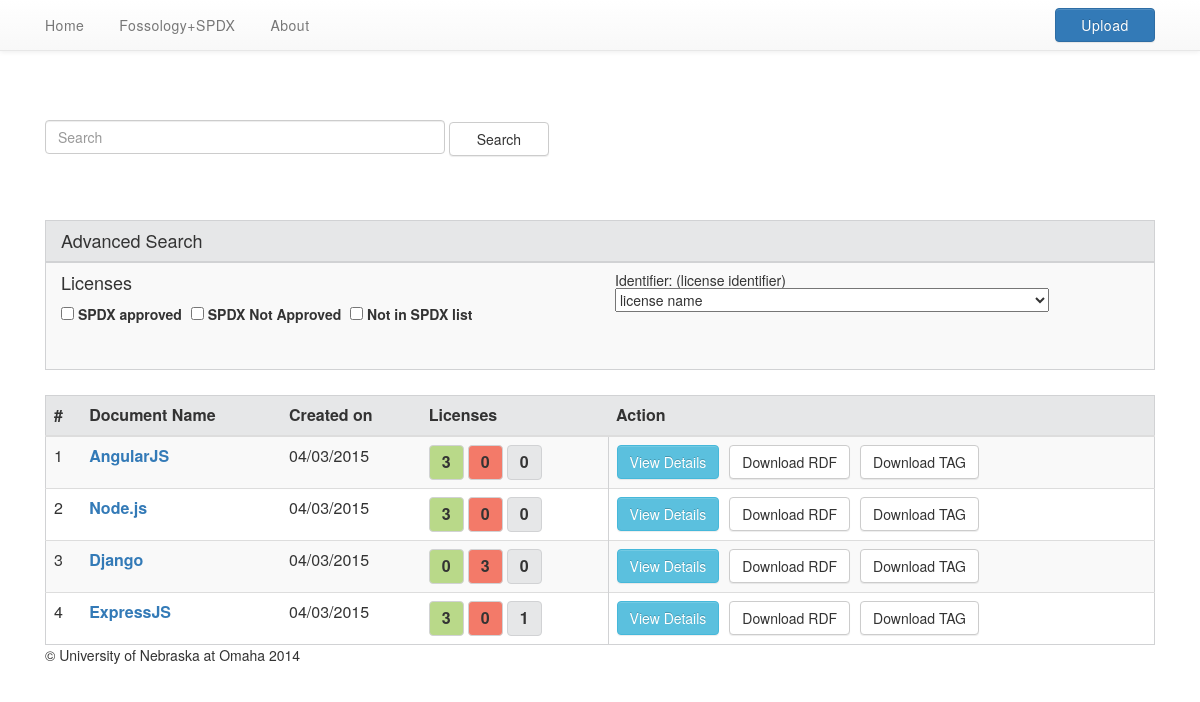
The page / on the database its author committed.
### tables this page shows
CREATE TABLE IF NOT EXISTS `spdx_file` (
  `spdx_pk` int(11) AUTO_INCREMENT,
  `spdx_id` text NOT NULL,
  `version` text NOT NULL,
  `data_license` text NOT NULL,
  `document_name` text NOT NULL,
  `document_namespace` text NOT NULL,
  `external_dic_ref` text NOT NULL,
  `license_list_version` text NOT NULL,
  `document_comment` text,
  `creator` text NOT NULL,
  `creator_optional1` text,
  `creator_optional2` text,
  `created_date` timestamp NOT NULL DEFAULT CURRENT_TIMESTAMP ON UPDATE CURRENT_TIMESTAMP,
  `creator_comment` text,
  PRIMARY KEY (`spdx_pk`)
);

### src/function/Data_Source.php (called while the page is built, shortened)
<?php
    $host        = "localhost";
    $username    = "root";
    $password    = "";
    $db_name     = "SPDX";
?>

### src/index.php (the view, shortened to what this page needs)
<SPDX-License-Identifier: Apache-2.0>
<?php
  include("function/_header.php");
  include("function/spdx_doc.php");
  include("function/license.php");
  $name = "";
?>
<div class="container search">
  <div class="col-xs-12 search-inner">
    <form class="" action="index.php" method="post" >
      <input type="search" class="form-control" placeholder="Search" value="<?php echo $name; ?>" name="doc_name"/>
      <button type="submit" class="btn btn-default">Search</button>
  	</form>
  </div>
</div>
<div class="container adv-search">
  <div  class="col-xs-12 bkg">
    <div class="col-xs-12 adv-search-header">
      <h4>Advanced Search</h4>
    </div>
    <div class="col-xs-12 adv-search-inner">
      <div class="col-xs-12 col-md-6  ">
        <h4>Licenses</h4>
        <form>
          <ul class="license-filter">
            <li>
              <input type="checkbox" name="spdx_approved" value="Yes" />
              <label title="SPDX approved" for="">SPDX approved</label>
            </li>
            <li>
              <input type="checkbox" name="spdx_not_approved" value="Yes" />
              <label title="SPDX Not Approved" for="">SPDX Not Approved</label>
            </li>
            <li>
              <input type="checkbox" name="not_in_list" value="Yes" />
              <label title="Not in SPDX list" for="">Not in SPDX list</label>
            </li>
          </ul>
        </form>
      </div>
      <div class="col-xs-12 col-md-6">
        <h5>Identifier: </strong></h><span id="identifier">Identifier</span>
        <select class="LicenseListDropDown" name="charset">
          <option value="(license identifier)" selected="selected">license name</option>
        </select>
      </div>
    </div>
  </div>
</div>
<div class="container">
 	<div class="col-xs-12">
    <table id="tablesorter" class="table table-striped  display">
        <thead>
          <tr>
            <th>#</th>
            <th>Document Name</th>
            <th>Created on</th>
            <th>Licenses</th>
            <th>Action</th>
          </tr>
        </thead>
        <tbody>
          <?php
            $result = getSPDX_DocList($name);
            $count = 0;
            while($row = mysql_fetch_assoc($result)) {
                $approval_result = getLicenseApproval_Count($row['spdx_pk']);
                $disapproval_result = getLicenseDisapproval_Count($row['spdx_pk']);
                $unknown_result = getLicenseUnknown_Count($row['spdx_pk']);
                $approval = 0;
                $disapproval = 0;
                $unknown = 0;
                while($row_2 = mysql_fetch_assoc($approval_result)) {
                	$approval += $row_2['approvalCount'];
                }
                while($row_3 = mysql_fetch_assoc($disapproval_result)) {
                	$disapproval += $row_3['disapprovalCount'];
                }
                while($row_4 = mysql_fetch_assoc($unknown_result)) {
                	$unknown += $row_4['unknownCount'];
                }
                echo '<tr>';
                echo     '<td>';
                echo         ++$count;
                echo     '</td>';
                echo     '<td>';
                echo         '<a  class="document-name" href="spdx_doc.php?doc_id=' . $row['spdx_pk'] . '">' . $row['document_name'] . '</a>';
                echo     '</td>';
                echo     '<td>';
                echo         date('m/d/Y', strtotime($row['created_date']));
                echo     '</td>';
				echo '<td id="breakdown">';
                echo 	'<div>';
                echo 		'<span title="Contained licenses with SPDX approval." class="b-one">' . $approval . '</span>';
                echo 		'<span title="Contained licenses without SPDX approval." class="b-two">' . $disapproval . '</span>';
                echo 		'<span title="Contained licenses without SPDX acknowledgement." class="b-three">' . $unknown . '</span>';
                echo 	'</div>';
                echo '</td>';
                echo     '<td id="action">';
                echo         '<div>';
                echo             '<button type="button" class="btn btn-info" onclick="window.location=\'spdx_doc.php?doc_id=' . $row['spdx_pk'] . '\'">View Details</button>';
                echo             '<button type="button" class="btn btn-default" onclick="window.open(\'download.php?doc_id=' . $row['spdx_pk'] . '&format=RDF&doc_name=' . $row['document_name'] . '\',\'_blank\');">Download RDF</button>';
                echo             '<button type="button" class="btn btn-default" onclick="window.open(\'.php?doc_id=' . $row['spdx_pk'] . '&format=TAG&doc_name=' . $row['document_name'] . '\',\'_blank\');">Download TAG</button>';
                echo         '</div>';
                echo     '</td>';
                echo '</tr>';
            }
          ?>
        </tbody>
    </table>
  </div>
</div>
<?php include("function/_footer.php"); ?>

### src/function/_header.php (shortened to what this page needs)
<SPDX-License-Identifier: Apache-2.0>
<!DOCTYPE html>
<html lang="en" ng-app="dashApp">
    <head>
        <link href="css/dashboard.css" rel="stylesheet">
        <link href="css/style.css" rel="stylesheet">
        <link href="css/upload_style.css" rel="stylesheet">
        <link href="css/bootstrap.css" rel="stylesheet">
        <link href="css/demo_table.css" rel="stylesheet">
        <link href="css/bootstrap-theme.css" rel="stylesheet">
        <link rel="stylesheet" href="http://maxcdn.bootstrapcdn.com/bootstrap/3.2.0/css/bootstrap.min.css">
         <link rel="stylesheet" href="//code.jquery.com/ui/1.11.4/themes/smoothness/jquery-ui.css">
   </head>
<body>
    <header class="navbar navbar-default navbar-fixed-top bs-docs-nav" id="top" role="banner" >
        <div class="container">
            <nav class="collapse navbar-collapse bs-navbar-collapse">
                <ul class="nav navbar-nav">
                 	<li><a href="index.php">Home</a></li>
                 	<li><a href="https://fossologyspdx.ist.unomaha.edu/" target="_blank">Fossology+SPDX</a></li>
                 	<li><a href="About.php">About</a></li>
                </ul>
                <a class="upload btn btn-primary navbar-upload pull-right" role="button" href="upload.php">Upload</a>
            </nav>
        </div>
    </header>

### src/function/spdx_doc.php (shortened to what this page needs)
<SPDX-License-Identifier: Apache-2.0>
<?php
   function getSPDX_DocList($name = "") {
        include("Data_Source.php");
        $query = "SELECT spdx_pk,
                         document_name,
                         created_date
                  FROM spdx_file ";
        $query .= "ORDER BY created_date ASC";
        $qrySpdxDocs = mysql_query($query);
        return $qrySpdxDocs;
    }
	 function getSPDX_LicenseList() {
        include("Data_Source.php");
        $query = "SELECT license_fullname, license_identifier
                  FROM spdx_license_list_insert";
        $qrySpdxList = mysql_query($query);
        return $qrySpdxList;
    }
?>

### src/function/license.php (shortened to what this page needs)
<SPDX-License-Identifier: Apache-2.0>
<?php
    function getLicenseApproval_Count($spdxDocId) {
        include("Data_Source.php");
        $sql = 	"SELECT COUNT(license_identifier) as approvalCount, license_fullname
				FROM spdx_file_info sfi
				JOIN spdx_license_list_insert slli ON sfi.license_info_in_file = slli.license_identifier
				WHERE slli.osi_approved = 1 AND sfi.spdx_fk = " . $spdxDocId . "
				GROUP BY license_fullname";
        return mysql_query($sql);
    }
    function getLicenseDisapproval_Count($spdxDocId) {
        include("Data_Source.php");
        $sql = 	"SELECT COUNT(license_identifier) as disapprovalCount, license_fullname
				FROM spdx_file_info sfi
				JOIN spdx_license_list_insert slli ON sfi.license_info_in_file = slli.license_identifier
				WHERE slli.osi_approved IS NULL AND sfi.spdx_fk = " . $spdxDocId . "
				GROUP BY license_fullname";
        return mysql_query($sql);
    }
    function getLicenseUnknown_Count($spdxDocId) {
        include("Data_Source.php");
        $sql = 	"SELECT COUNT(license_info_in_file) as unknownCount
			FROM spdx_file_info sfi
			WHERE sfi.spdx_fk = " . $spdxDocId . " AND sfi.license_info_in_file NOT IN (SELECT license_identifier FROM spdx_license_list_insert )
			GROUP BY license_info_in_file";
        return mysql_query($sql);
    }
?>

### src/function/_footer.php
        <div class="container">
            <footer class="col-xs-12">
                <p>&copy; University of Nebraska at Omaha 2014</p>
            </footer>
        </div>
    </body>
</html>

### src/css/style.css (style rules this page uses)
nav { letter-spacing: .5px; }
nav a.upload { width: 100px; margin-right: 15px; }
div.search { height: 150px; }
div.search form { padding-top: 50px; }
div.search input { width: 400px; margin: 0; display:inline-block; }
div.search button { margin: 0; width: 100px; }
ul.license-filter { list-style: none; padding-left: 0; }
li { display:inline-block; padding-right: 5px; }
div.adv-search-header { width: 100%; background-color: #E6E7E8; }
div.adv-search { height: 150px; padding-right: 30px; padding-left: 30px; margin-bottom: 25px; }
div.adv-search div.bkg { background-color: #f9f9f9; border: 1px solid #D1D2D4; padding: 0; height: 100%; }
.adv-search-inner { border-top: solid 2px #D1D2D4; background-color: #f9f9f9; }
a.upload.btn { margin-top: 8px; width: ; letter-spacing: .5px; }
div.adv-search-inner { padding-left: 0px; padding-right: 0px; }
td#breakdown div { margin-right: auto; margin-bottom: auto; }
#breakdown span { height: 35px; width: 35px; border: 1px solid #D1D2D4; border-radius: 4px; margin: 0 4px 0 0; display: inline-block; text-align: center; padding-top: 5px; font-weight: bold; color: #333; }
#breakdown .b-one { background-color: #B9D989; }
.b-two { background-color: #F37A69; }
.b-three { background-color: #E6E7E8; }
#action { border-left: 1px solid #D1D2D4; }
#action button { margin-right: 10px; }
.document-name { font-weight: bold; }
table#tablesorter { border: 1px solid #D1D2D4; }
#tablesorter thead { width: 100%; background-color: #E6E7E8; }

### src/css/demo_table.css (style rules this page uses)
table.display { clear: both; margin: 0 auto; width: 100%; }
table.display thead th { border-bottom: 1px solid black; cursor: pointer; font-weight: bold; padding: 3px 18px 3px 10px; }
table.display td { padding: 3px 10px; }

### rows shown on the page
spdx_file: document_name "AngularJS", created_date "04/03/2015", approval "3", disapproval "0", unknown "0"
spdx_file: document_name "Node.js", created_date "04/03/2015", approval "3", disapproval "0", unknown "0"
spdx_file: document_name "Django", created_date "04/03/2015", approval "0", disapproval "3", unknown "0"
spdx_file: document_name "ExpressJS", created_date "04/03/2015", approval "3", disapproval "0", unknown "1"
